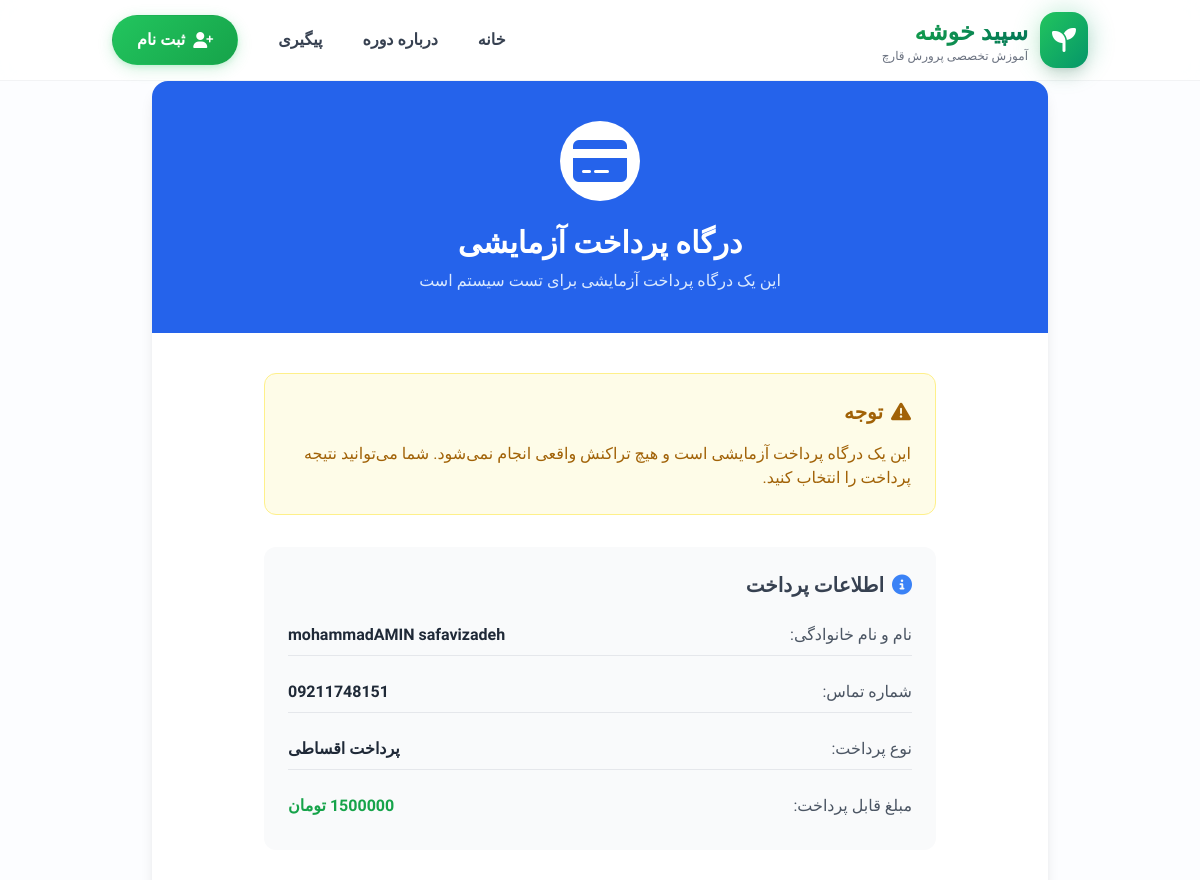
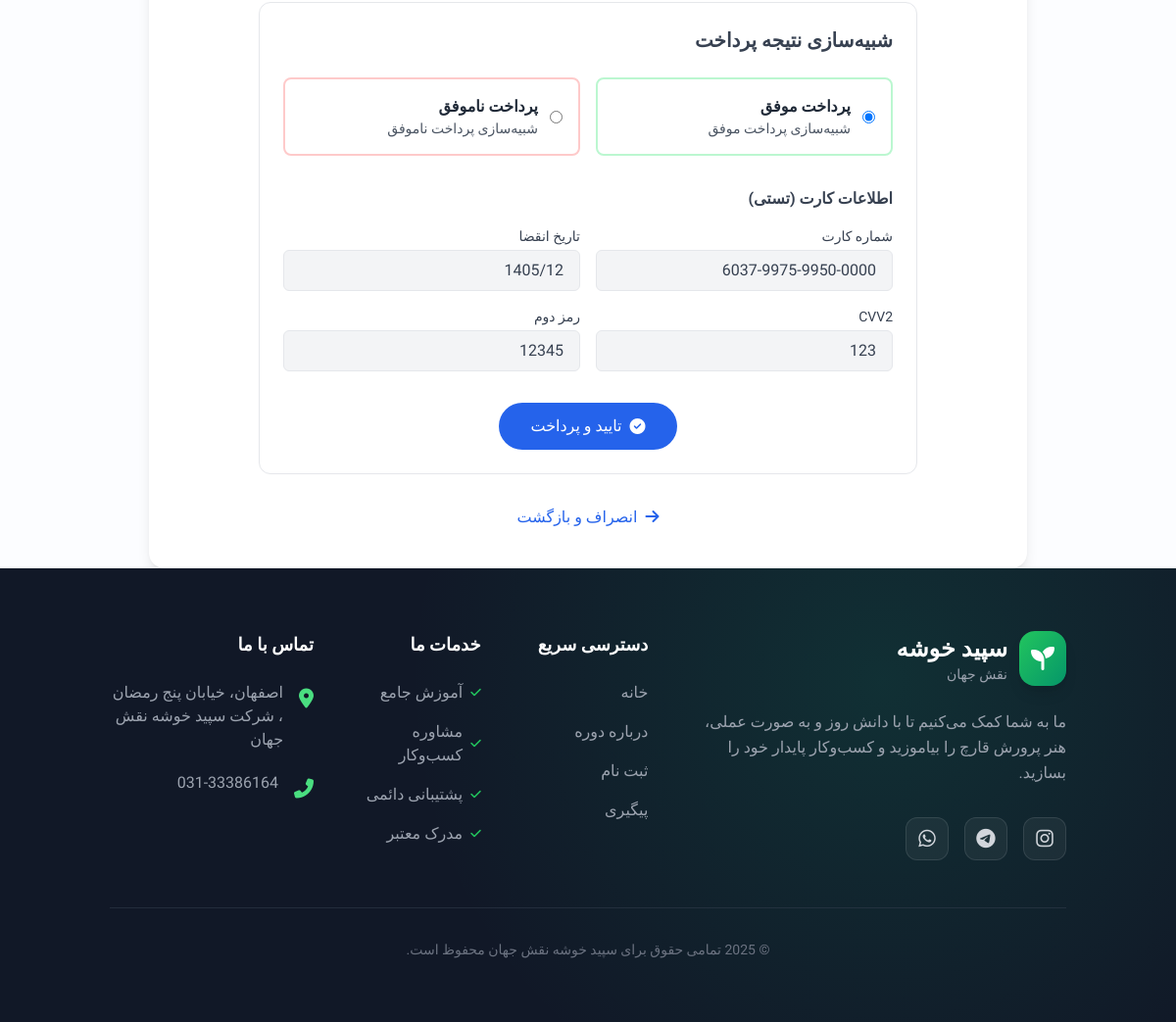
The app's page /mock-payment/ (signed in) with its own data (2 pictures, top to bottom).
### registration/models.py (models this page shows, shortened)
class Registration(models.Model):
    PAYMENT_TYPE_CHOICES = (
        ('cash', 'پرداخت نقدی'),
        ('installment', 'پرداخت اقساطی'),
    )
    PAYMENT_STATUS_CHOICES = (
        ('pending', 'در انتظار پرداخت'),
        ('paid', 'پرداخت شده'),
        ('failed', 'پرداخت ناموفق'),
    )
    name = models.CharField(max_length=100, verbose_name="نام و نام خانوادگی")
    phone = models.CharField(max_length=11, verbose_name="شماره تماس")
    payment_type = models.CharField(max_length=20, choices=PAYMENT_TYPE_CHOICES, default='cash', verbose_name="نوع پرداخت")
    payment_status = models.CharField(max_length=20, choices=PAYMENT_STATUS_CHOICES, default='pending', verbose_name="وضعیت پرداخت")
    tracking_code = models.CharField(max_length=10, unique=True, blank=True, null=True, verbose_name="کد پیگیری")
    registration_date = models.DateTimeField(auto_now_add=True, verbose_name="تاریخ ثبت نام")
    class Meta:
        verbose_name = "ثبت نام"
        verbose_name_plural = "ثبت نام ها"
        ordering = ['-registration_date']

class Payment(models.Model):
    registration = models.ForeignKey(Registration, on_delete=models.CASCADE, related_name='payments', verbose_name="ثبت نام")
    amount = models.IntegerField(verbose_name="مبلغ")
    authority = models.CharField(max_length=100, verbose_name="شناسه پرداخت")
    ref_id = models.CharField(max_length=100, blank=True, null=True, verbose_name="شناسه مرجع")
    is_paid = models.BooleanField(default=False, verbose_name="پرداخت شده")
    payment_date = models.DateTimeField(blank=True, null=True, verbose_name="تاریخ پرداخت")
    class Meta:
        verbose_name = "پرداخت"
        verbose_name_plural = "پرداخت ها"
        ordering = ['-payment_date']

### registration/views.py (the view, shortened to what this page needs)
# urls.py: path('mock-payment/', MockPaymentView.as_view(), name='mock_payment'),
class MockPaymentView(View):
    def get(self, request):
        payment_id = request.session.get('payment_id')
        if not payment_id:
            messages.error(request, "اطلاعات پرداخت یافت نشد.")
            return redirect('register')
        try:
            payment = Payment.objects.get(id=payment_id)
            registration = payment.registration
        except (Payment.DoesNotExist, Registration.DoesNotExist):
            messages.error(request, "اطلاعات پرداخت یافت نشد.")
            return redirect('register')
        return render(request, 'registration/mock_payment.html', {
            'payment': payment,
            'registration': registration
        })

### templates/registration/mock_payment.html (shortened to what this page needs)
{% extends 'base.html' %}
{% block content %}
<div class="max-w-4xl mx-auto">
    <div class="bg-white shadow-lg rounded-2xl overflow-hidden">
        <div class="bg-blue-600 text-white py-10 px-6 text-center">
            <div class="w-20 h-20 mx-auto bg-white rounded-full flex items-center justify-center mb-6">
                <i class="fas fa-credit-card text-blue-600 text-5xl"></i>
            </div>
            <h2 class="text-3xl font-bold">درگاه پرداخت آزمایشی</h2>
            <p class="text-blue-100 mt-2">این یک درگاه پرداخت آزمایشی برای تست سیستم است</p>
        </div>
        <div class="px-8 py-10">
            <div class="max-w-2xl mx-auto">
                <div class="bg-yellow-50 border border-yellow-200 text-yellow-700 p-6 rounded-xl mb-8">
                    <h3 class="text-xl font-bold flex items-center mb-4">
                        <i class="fas fa-exclamation-triangle ml-2"></i>
                        توجه
                    </h3>
                    <p>این یک درگاه پرداخت آزمایشی است و هیچ تراکنش واقعی انجام نمی‌شود. شما می‌توانید نتیجه پرداخت را انتخاب کنید.</p>
                </div>
                <div class="bg-gray-50 p-6 rounded-xl mb-8">
                    <h3 class="text-xl font-bold text-gray-700 mb-4 flex items-center">
                        <i class="fas fa-info-circle ml-2 text-blue-500"></i>
                        اطلاعات پرداخت
                    </h3>
                    <div class="space-y-4">
                        <div class="flex justify-between items-center py-2 border-b border-gray-200">
                            <span class="text-gray-600">نام و نام خانوادگی:</span>
                            <span class="font-bold text-gray-800">{{ registration.name }}</span>
                        </div>
                        <div class="flex justify-between items-center py-2 border-b border-gray-200">
                            <span class="text-gray-600">شماره تماس:</span>
                            <span class="font-bold text-gray-800 ltr">{{ registration.phone }}</span>
                        </div>
                        <div class="flex justify-between items-center py-2 border-b border-gray-200">
                            <span class="text-gray-600">نوع پرداخت:</span>
                            <span class="font-bold text-gray-800">{{ registration.get_payment_type_display }}</span>
                        </div>
                        <div class="flex justify-between items-center py-2">
                            <span class="text-gray-600">مبلغ قابل پرداخت:</span>
                            <span class="font-bold text-green-600">{{ payment.amount|floatformat:0 }} تومان</span>
                        </div>
                    </div>
                </div>
                <form method="post" class="bg-white p-6 border border-gray-200 rounded-xl mb-8">
                    <h3 class="text-xl font-bold text-gray-700 mb-6">شبیه‌سازی نتیجه پرداخت</h3>
                    <div class="grid grid-cols-1 md:grid-cols-2 gap-4">
                        <label class="flex items-center p-4 border-2 border-green-200 rounded-lg hover:bg-green-50 cursor-pointer">
                            <input type="radio" name="payment_status" value="success" class="form-radio text-green-600" checked>
                            <div class="mr-3">
                                <div class="font-bold text-gray-800">پرداخت موفق</div>
                                <div class="text-sm text-gray-600">شبیه‌سازی پرداخت موفق</div>
                            </div>
                        </label>
                        <label class="flex items-center p-4 border-2 border-red-200 rounded-lg hover:bg-red-50 cursor-pointer">
                            <input type="radio" name="payment_status" value="failed" class="form-radio text-red-600">
                            <div class="mr-3">
                                <div class="font-bold text-gray-800">پرداخت ناموفق</div>
                                <div class="text-sm text-gray-600">شبیه‌سازی پرداخت ناموفق</div>
                            </div>
                        </label>
                    </div>
                    <div class="mt-8">
                        <h4 class="font-bold text-gray-700 mb-4">اطلاعات کارت (تستی)</h4>
                        <div class="grid grid-cols-1 md:grid-cols-2 gap-4">
                            <div>
                                <label class="block text-sm font-medium text-gray-700 mb-1">شماره کارت</label>
                                <input type="text" value="6037-9975-9950-0000" class="w-full px-4 py-2 border rounded-md bg-gray-100" readonly>
                            </div>
                            <div>
                                <label class="block text-sm font-medium text-gray-700 mb-1">تاریخ انقضا</label>
                                <input type="text" value="1405/12" class="w-full px-4 py-2 border rounded-md bg-gray-100" readonly>
                            </div>
                            <div>
                                <label class="block text-sm font-medium text-gray-700 mb-1">CVV2</label>
                                <input type="text" value="123" class="w-full px-4 py-2 border rounded-md bg-gray-100" readonly>
                            </div>
                            <div>
                                <label class="block text-sm font-medium text-gray-700 mb-1">رمز دوم</label>
                                <input type="text" value="12345" class="w-full px-4 py-2 border rounded-md bg-gray-100" readonly>
                            </div>
                        </div>
                    </div>
                    <div class="mt-8 flex justify-center">
                        <button type="submit" class="bg-blue-600 text-white py-3 px-8 rounded-full hover:bg-blue-700 transition duration-300 flex items-center">
                            <i class="fas fa-check-circle ml-2"></i>
                            تایید و پرداخت
                        </button>
                    </div>
                </form>
                <div class="text-center">
                    <a href="{% url 'register' %}" class="text-blue-600 hover:text-blue-800">
                        <i class="fas fa-arrow-right ml-1"></i>
                        انصراف و بازگشت
                    </a>
                </div>
            </div>
        </div>
    </div>
</div>
{% endblock %}

### templates/base.html (style rules this page uses)
:root { --header-height: 80px; }
body { font-family: 'Vazirmatn', sans-serif; background: #fcfdff; color: #374151; }

### records on screen
Registration: name "mohammadAMIN safavizadeh", phone "09211748151", payment_type "پرداخت اقساطی"
Payment: amount "1500000"
